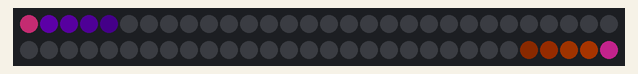
Simulated run of this program. Board: Raspberry Pi Pico running MicroPython. Shown: 60 RGB LEDs in strip order, left to right, continuing on the next row. Dim RGB values are drawn brighter than linear.

Above: at 0.15 s.
At 0.76 s:
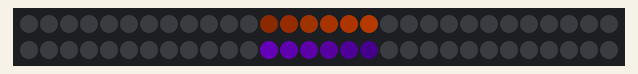
At 1.68 s:
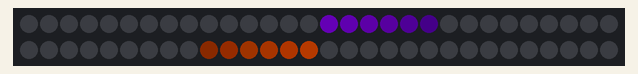
At 3.21 s:
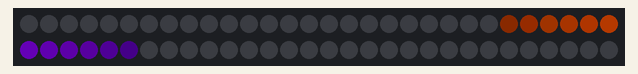
At 4.74 s:
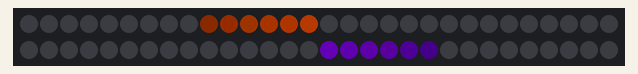
At 6.58 s:
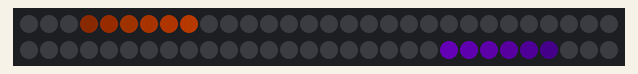

Measured:
- by itself, everything shown: repeats every 6.1 s, in 20 steps

The program:

06-orange-and-purple-chase.py
```python
# Lab 06: Orange and Purple Chase
# Filename: 06-orange-and-purple-chase.py
# Version: 1.0.0
#
# An orange comet runs down the strip while a purple comet runs back up.
# Each comet has a tail that fades out behind it, and they pass right
# through each other in the middle.

from machine import Pin
from neopixel import NeoPixel
from utime import sleep
import config

# hardware settings from config.py
NEOPIXEL_PIN = config.NEOPIXEL_PIN
NUMBER_PIXELS = config.NUMBER_PIXELS
BRIGHTNESS = config.BRIGHTNESS

DELAY = 0.03             # seconds between steps - smaller is faster
TAIL_LENGTH = 6          # how many pixels long each comet is

strip = NeoPixel(Pin(NEOPIXEL_PIN), NUMBER_PIXELS)

orange = (255, 80, 0)
purple = (140, 0, 255)

# return a color scaled by a number from 0.0 (off) to 1.0 (full),
# and also by BRIGHTNESS so the strip is safe on battery power
def fade(color, amount):
    scale = amount * BRIGHTNESS
    return (int(color[0] * scale), int(color[1] * scale), int(color[2] * scale))

# add two colors together where comets overlap, keeping each part at 255 or less
def mix(color1, color2):
    return (min(color1[0] + color2[0], 255),
            min(color1[1] + color2[1], 255),
            min(color1[2] + color2[2], 255))

position = 0
while True:
    strip.fill((0, 0, 0))    # start each step with a dark strip in memory
    for t in range(TAIL_LENGTH):
        amount = 1 - t / TAIL_LENGTH     # the head is brightest, the tail fades out
        # the orange comet moves forward, so its tail is behind it (lower numbers)
        orange_index = (position - t) % NUMBER_PIXELS
        # the purple comet moves backward, so its tail is above it (higher numbers)
        purple_index = (NUMBER_PIXELS - 1 - position + t) % NUMBER_PIXELS
        strip[orange_index] = mix(strip[orange_index], fade(orange, amount))
        strip[purple_index] = mix(strip[purple_index], fade(purple, amount))
    strip.write()            # one write per step
    sleep(DELAY)
    # % wraps the position back to 0 at the end of the strip
    position = (position + 1) % NUMBER_PIXELS
```

config.py
```python
# Halloween Costume Kit Configuration file
# Filename: config.py
# Version: 1.0.0
#
# This file contains the hardware configuration for the Halloween costume kit.
# It is imported by each program.
#
# The kit has a 60-pixel NeoPixel strip on GPIO 0 and one push button
# wired from GPIO 15 to GND.
NEOPIXEL_PIN = 0
NUMBER_PIXELS = 60
BUTTON_PIN = 15

# 60 pixels at full brightness can pull more than 3 amps, which is too much
# for a USB battery pack. Every program multiplies its colors by this number.
# 0.25 means one quarter brightness. Keep it at 0.3 or lower on battery power.
BRIGHTNESS = 0.25
```
